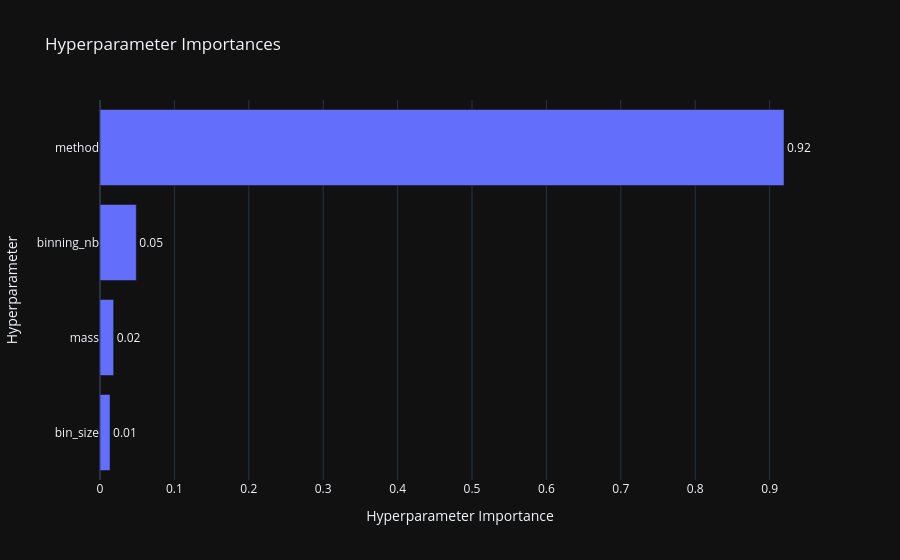

Source (notebook cell):
### Markdown cell above
## 7. Visualisations Optuna

Les importances donnent d'abord une vue globale, puis les coupes montrent l'effet individuel de chaque paramètre. Le contour est limité à `bin_size` et `mass`, les deux paramètres continus pour lesquels une surface 2D est réellement lisible.

### Code cell
fig_importance = optuna.visualization.plot_param_importances(study)
show(fig_importance)

### Figure 1 — Plotly figure (JSON) as saved in the notebook; plotly's stock layout.template omitted (floating-point values rounded to 4 significant figures)
{"data": [{"cliponaxis": false, "hovertemplate": ["bin_size (FloatDistribution): 0.013539966424157814<extra></extra>", "mass (FloatDistribution): 0.01833514780105426<extra></extra>", "binning_nb (IntDistribution): 0.048799059388370765<extra></extra>", "method (CategoricalDistribution): 0.919325826386417<extra></extra>"], "name": "Objective Value", "orientation": "h", "text": ["0.01", "0.02", "0.05", "0.92"], "textposition": "outside", "x": [0.01354, 0.01834, 0.0488, 0.9193], "y": ["bin_size", "mass", "binning_nb", "method"], "type": "bar"}], "layout": {"title": {"text": "Hyperparameter Importances"}, "xaxis": {"title": {"text": "Hyperparameter Importance"}}, "yaxis": {"title": {"text": "Hyperparameter"}}}}
